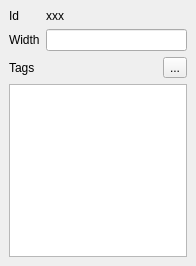
<ui version="4.0" >
 <class>WayProperties</class>
 <widget class="QWidget" name="WayProperties" >
  <property name="geometry" >
   <rect>
    <x>0</x>
    <y>0</y>
    <width>196</width>
    <height>266</height>
   </rect>
  </property>
  <property name="windowTitle" >
   <string>Way</string>
  </property>
  <layout class="QVBoxLayout" >
   <property name="margin" >
    <number>9</number>
   </property>
   <property name="spacing" >
    <number>6</number>
   </property>
   <item>
    <layout class="QGridLayout" >
     <property name="margin" >
      <number>0</number>
     </property>
     <property name="spacing" >
      <number>6</number>
     </property>
     <item row="0" column="1" >
      <widget class="QLabel" name="Id" >
       <property name="text" >
        <string>xxx</string>
       </property>
      </widget>
     </item>
     <item row="1" column="1" >
      <widget class="QLineEdit" name="Width" />
     </item>
     <item row="0" column="0" >
      <widget class="QLabel" name="label_2" >
       <property name="text" >
        <string>Id</string>
       </property>
      </widget>
     </item>
     <item row="1" column="0" >
      <widget class="QLabel" name="label" >
       <property name="text" >
        <string>Width</string>
       </property>
      </widget>
     </item>
    </layout>
   </item>
   <item>
    <layout class="QHBoxLayout" >
     <property name="margin" >
      <number>0</number>
     </property>
     <property name="spacing" >
      <number>6</number>
     </property>
     <item>
      <widget class="QLabel" name="label_3" >
       <property name="text" >
        <string>Tags</string>
       </property>
      </widget>
     </item>
     <item>
      <spacer>
       <property name="orientation" >
        <enum>Qt::Horizontal</enum>
       </property>
       <property name="sizeHint" >
        <size>
         <width>40</width>
         <height>20</height>
        </size>
       </property>
      </spacer>
     </item>
     <item>
      <widget class="QToolButton" name="RemoveTagButton" >
       <property name="text" >
        <string>...</string>
       </property>
       <property name="icon" >
        <iconset>Icons/small-remove.xpm</iconset>
       </property>
      </widget>
     </item>
    </layout>
   </item>
   <item>
    <widget class="QTableView" name="TagView" />
   </item>
   <item>
    <spacer>
     <property name="orientation" >
      <enum>Qt::Vertical</enum>
     </property>
     <property name="sizeHint" >
      <size>
       <width>178</width>
       <height>16</height>
      </size>
     </property>
    </spacer>
   </item>
  </layout>
 </widget>
 <resources/>
 <connections/>
</ui>
